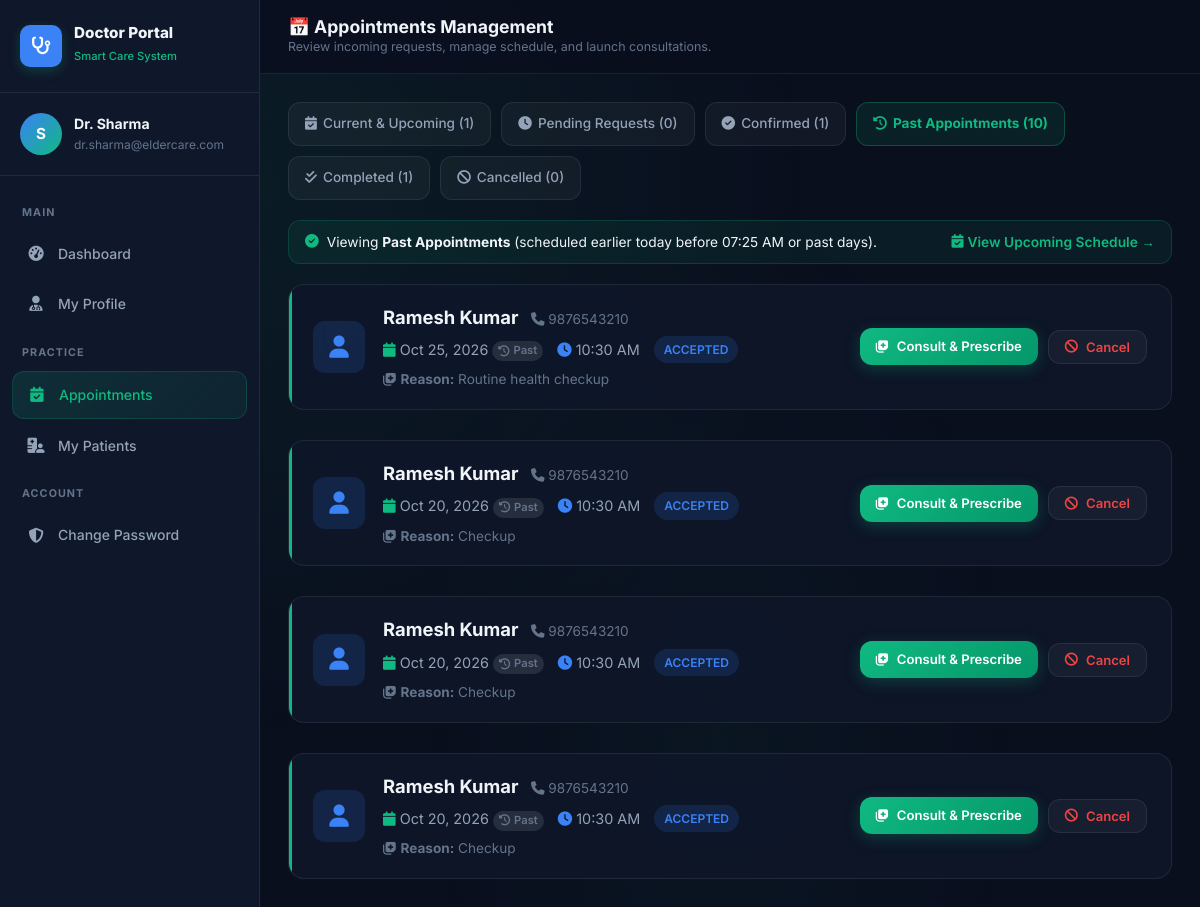
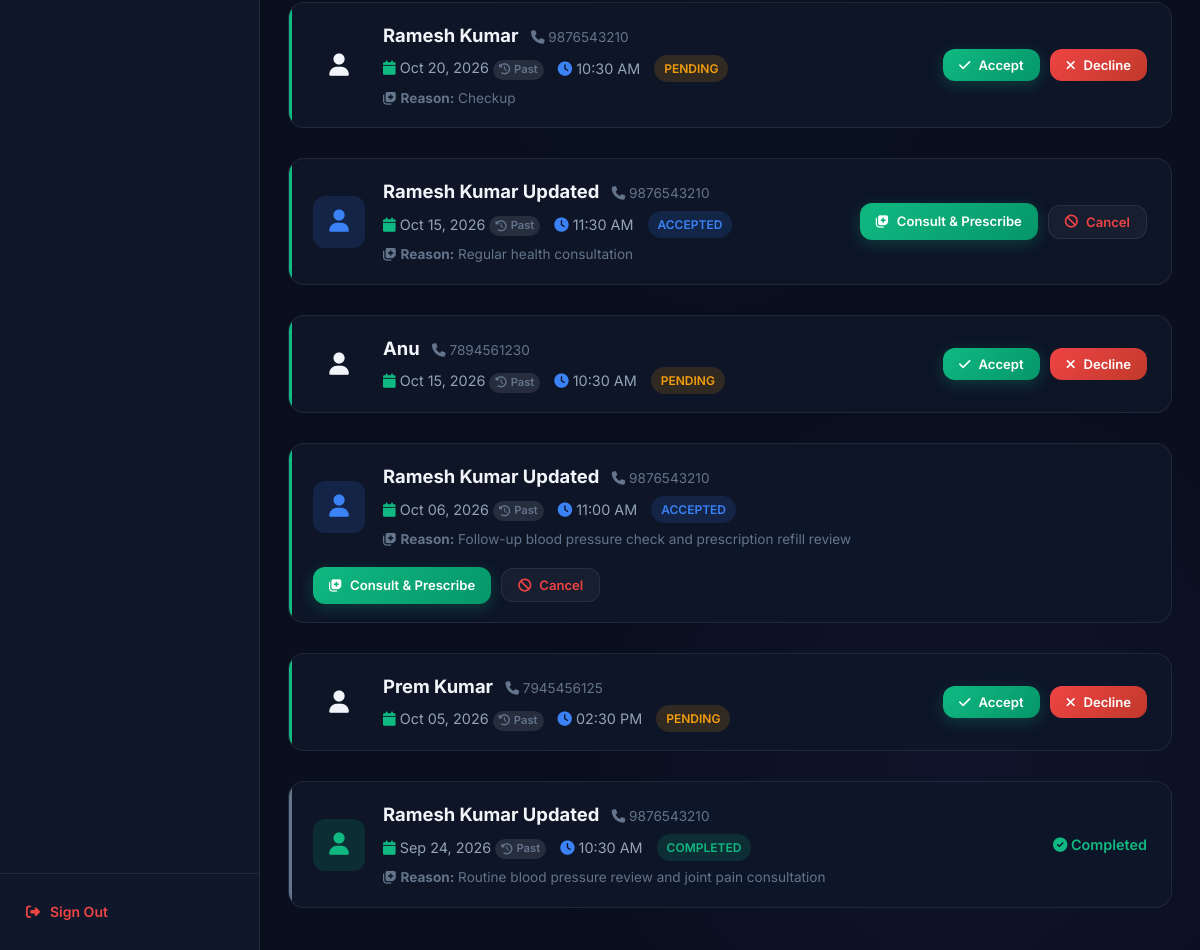
The page /users/doctor/appointments/?status=past (signed in) on the database its author committed (2 pictures, top to bottom).
### users/models.py (models this page shows, shortened)
class Appointment(models.Model):
    STATUS_CHOICES = [
        ('pending', 'Pending'),
        ('accepted', 'Accepted'),
        ('rejected', 'Rejected'),
        ('completed', 'Completed'),
        ('cancelled', 'Cancelled'),
    ]
    elderly = models.ForeignKey(User, on_delete=models.CASCADE, related_name='elderly_appointments')
    doctor = models.ForeignKey(User, on_delete=models.CASCADE, related_name='doctor_appointments')
    appointment_date = models.DateField()
    appointment_time = models.TimeField()
    reason = models.TextField(blank=True)
    status = models.CharField(max_length=20, choices=STATUS_CHOICES, default='pending')
    notes = models.TextField(blank=True)
    created_at = models.DateTimeField(auto_now_add=True)
    updated_at = models.DateTimeField(auto_now=True)
    class Meta:
        ordering = ['-appointment_date', '-appointment_time']

class ElderlyProfile(models.Model):
    GENDER_CHOICES = [
        ('Male', 'Male'),
        ('Female', 'Female'),
        ('Other', 'Other'),
        ('Prefer not to say', 'Prefer not to say'),
    ]
    user = models.OneToOneField(User, on_delete=models.CASCADE, related_name='elderly_profile')
    age = models.PositiveIntegerField(null=True, blank=True)
    gender = models.CharField(max_length=20, choices=GENDER_CHOICES, blank=True)
    phone = models.CharField(max_length=20, blank=True)
    address = models.TextField(blank=True)
    blood_group = models.CharField(max_length=10, blank=True)
    emergency_contact_name = models.CharField(max_length=100, blank=True)
    emergency_contact_phone = models.CharField(max_length=20, blank=True)
    created_at = models.DateTimeField(auto_now_add=True)

### users/views.py (the view)
    @login_required
    def wrapper(request, *args, **kwargs):
        if not hasattr(request.user, 'doctor_profile') and not (request.user.is_staff or request.user.is_superuser):
            messages.error(request, "Access restricted to doctor accounts.")
            return redirect('login_redirect')
        if hasattr(request.user, 'doctor_profile') and not request.user.doctor_profile.is_approved:
            request.user.doctor_profile.is_approved = True
            request.user.doctor_profile.save()
        return view_func(request, *args, **kwargs)

### users/templates/user/doctor-appointments.html (shortened to what this page needs)
{% load static %}
<!DOCTYPE html>
<html lang="en">
<head>
  <link rel="stylesheet" href="{% static 'css/main.css' %}?v=2.1" />
  <link rel="stylesheet" href="{% static 'css/dashboard.css' %}?v=2.1" />
  <link rel="stylesheet" href="{% static 'css/modules.css' %}?v=2.1" />
  <link rel="stylesheet" href="https://cdnjs.cloudflare.com/ajax/libs/font-awesome/6.5.1/css/all.min.css" />
</head>
<body>
  <div class="bg-gradient-mesh"></div>
  <div class="app-layout">
    <aside class="sidebar" id="sidebar">
      <div class="sidebar-header">
        <div class="sidebar-brand">
          <div class="sidebar-logo" style="background:var(--info); color:white;"><i class="fas fa-stethoscope"></i></div>
          <div class="sidebar-brand-text"><h3>Doctor Portal</h3><span>Smart Care System</span></div>
        </div>
      </div>
      <div class="sidebar-user">
        <div class="avatar" id="sidebar_avatar" style="width:42px;height:42px;font-size:0.95rem;background:linear-gradient(135deg,var(--info),var(--primary));color:white;display:flex;align-items:center;justify-content:center;border-radius:50%;font-weight:700;">
          {{ request.user.first_name|first|default:request.user.username|first|upper }}
        </div>
        <div class="sidebar-user-info">
          <div class="user-name">Dr. {{ request.user.get_full_name|default:request.user.username }}</div>
          <div class="user-email" style="font-size:0.75rem;color:var(--text-muted);">{{ request.user.email }}</div>
        </div>
      </div>
      <nav class="sidebar-nav">
        <span class="nav-section-label">Main</span>
        <a href="{% url 'doctor_dashboard' %}" class="nav-link"><span class="nav-icon"><i class="fas fa-gauge-high"></i></span>Dashboard</a>
        <a href="{% url 'doctor_profile' %}" class="nav-link"><span class="nav-icon"><i class="fas fa-user-doctor"></i></span>My Profile</a>
        <span class="nav-section-label">Practice</span>
        <a href="{% url 'doctor_appointments' %}" class="nav-link active"><span class="nav-icon"><i class="fas fa-calendar-check"></i></span>Appointments</a>
        <a href="{% url 'doctor_patients' %}" class="nav-link"><span class="nav-icon"><i class="fas fa-hospital-user"></i></span>My Patients</a>
        <span class="nav-section-label">Account</span>
        <a href="{% url 'change_password' %}" class="nav-link"><span class="nav-icon"><i class="fas fa-shield-alt"></i></span>Change Password</a>
      </nav>
      <div class="sidebar-footer">
        <a href="{% url 'logout' %}" class="sidebar-logout" style="display:flex;align-items:center;gap:10px;text-decoration:none;color:var(--danger);font-weight:600;"><span class="nav-icon"><i class="fas fa-right-from-bracket"></i></span>Sign Out</a>
      </div>
    </aside>
    <main class="main-content">
      <header class="topbar">
        <div class="topbar-left">
          <div class="topbar-title">
            <h2>📅 Appointments Management</h2>
            <p>Review incoming requests, manage schedule, and launch consultations.</p>
          </div>
        </div>
      </header>
      <div class="page-content">
        <div class="toolbar" style="margin-bottom: 20px; display:flex; gap:10px; flex-wrap:wrap;">
          <a href="{% url 'doctor_appointments' %}?status=upcoming" class="filter-btn {% if active_filter == 'upcoming' or active_filter == 'all' or not active_filter %}active{% endif %}">
            <i class="fas fa-calendar-check"></i> Current & Upcoming ({{ counts.total }})
          </a>
          <a href="{% url 'doctor_appointments' %}?status=pending" class="filter-btn {% if active_filter == 'pending' %}active{% endif %}">
            <i class="fas fa-clock"></i> Pending Requests ({{ counts.pending }})
          </a>
          <a href="{% url 'doctor_appointments' %}?status=accepted" class="filter-btn {% if active_filter == 'accepted' %}active{% endif %}">
            <i class="fas fa-check-circle"></i> Confirmed ({{ counts.accepted }})
          </a>
          <a href="{% url 'doctor_appointments' %}?status=past" class="filter-btn {% if active_filter == 'past' %}active{% endif %}">
            <i class="fas fa-history"></i> Past Appointments ({{ counts.past }})
          </a>
          <a href="{% url 'doctor_appointments' %}?status=completed" class="filter-btn {% if active_filter == 'completed' %}active{% endif %}">
            <i class="fas fa-check-double"></i> Completed ({{ counts.completed }})
          </a>
          <a href="{% url 'doctor_appointments' %}?status=cancelled" class="filter-btn {% if active_filter == 'cancelled' %}active{% endif %}">
            <i class="fas fa-ban"></i> Cancelled ({{ counts.cancelled }})
          </a>
        </div>
        <div style="margin-bottom:20px; padding:10px 16px; background:rgba(16,185,129,0.08); border:1px solid rgba(16,185,129,0.2); border-radius:var(--radius-md); display:flex; justify-content:space-between; align-items:center; flex-wrap:wrap; gap:10px; font-size:0.86rem;">
          <div style="display:flex; align-items:center; gap:8px; color:var(--text-primary);">
            <i class="fas fa-circle-check" style="color:var(--primary);"></i>
            <span>
              {% if active_filter == 'past' %}
                Viewing <strong>Past Appointments</strong> (scheduled earlier today before {{ current_time_str }} or past days).
              {% else %}
                Showing <strong>Current & Upcoming Appointments</strong> scheduled for <strong>today after {{ current_time_str }}</strong> and future dates.
              {% endif %}
            </span>
          </div>
          {% if counts.past > 0 and active_filter != 'past' %}
            <a href="{% url 'doctor_appointments' %}?status=past" style="color:var(--primary); font-weight:600; text-decoration:none; display:flex; align-items:center; gap:4px;">
              <i class="fas fa-history"></i> View {{ counts.past }} Past Appointment{{ counts.past|pluralize }} &rarr;
            </a>
          {% elif active_filter == 'past' %}
            <a href="{% url 'doctor_appointments' %}?status=upcoming" style="color:var(--primary); font-weight:600; text-decoration:none; display:flex; align-items:center; gap:4px;">
              <i class="fas fa-calendar-check"></i> View Upcoming Schedule &rarr;
            </a>
          {% endif %}
        </div>
        <div class="items-grid items-grid-1col" id="doc_appt_list">
          {% if appointments %}
            {% for a in appointments %}
              <div class="item-card {% if a.status == 'completed' %}card-muted{% endif %}" style="display:flex; justify-content:space-between; align-items:center; flex-wrap:wrap; gap:16px; padding:18px 24px; border:1px solid var(--bg-glass-border); border-radius:var(--radius-lg); background:var(--bg-card); margin-bottom:14px;">
                <div style="display:flex; gap:18px; align-items:center;">
                  <div class="item-icon {% if a.status == 'pending' %}stat-icon-yellow{% elif a.status == 'accepted' %}stat-icon-blue{% elif a.status == 'completed' %}stat-icon-green{% else %}stat-icon-red{% endif %}" style="width:52px;height:52px;font-size:1.4rem;display:flex;align-items:center;justify-content:center;border-radius:12px;">
                    <i class="fas fa-user"></i>
                  </div>
                  <div>
                    <div style="font-weight:700; font-size:1.15rem; color:var(--text-main); margin-bottom:4px;">
                      {{ a.elderly.get_full_name|default:a.elderly.username }}
                      {% if a.elderly.elderly_profile.phone %}
                        <span style="font-size:0.85rem; font-weight:normal; color:var(--text-muted); margin-left:8px;">
                          <i class="fas fa-phone"></i> {{ a.elderly.elderly_profile.phone }}
                        </span>
                      {% endif %}
                    </div>
                    <div style="font-size:0.9rem; color:var(--text-secondary); display:flex; gap:14px; align-items:center; flex-wrap:wrap;">
                      <span>
                        <i class="fas fa-calendar" style="color:var(--primary);"></i> {{ a.appointment_date|date:"M d, Y" }}
                        {% if a.appointment_date == today %}
                          <span class="badge badge-success" style="font-size:0.7rem; padding:1px 6px; font-weight:700;">
                            <i class="fas fa-bolt"></i> Today
                          </span>
                        {% elif a.appointment_date < today %}
                          <span class="badge" style="font-size:0.7rem; padding:1px 6px; background:rgba(255,255,255,0.1); color:var(--text-muted);">
                            <i class="fas fa-history"></i> Past
                          </span>
                        {% endif %}
                      </span>
                      <span><i class="fas fa-clock" style="color:var(--info);"></i> {{ a.appointment_time|time:"h:i A" }}</span>
                      <span class="badge {% if a.status == 'pending' %}badge-warning{% elif a.status == 'accepted' %}badge-info{% elif a.status == 'completed' %}badge-success{% else %}badge-danger{% endif %}" style="font-size:0.75rem; text-transform:uppercase; font-weight:600;">
                        {{ a.status }}
                      </span>
                    </div>
                    {% if a.reason %}
                      <div style="font-size:0.85rem; color:var(--text-muted); margin-top:6px;">
                        <i class="fas fa-notes-medical"></i> <strong>Reason:</strong> {{ a.reason }}
                      </div>
                    {% endif %}
                  </div>
                </div>
                <div style="display:flex; gap:10px; align-items:center;">
                  {% if a.status == 'pending' %}
                    <form method="POST" action="{% url 'doctor_appointment_action' a.id 'accept' %}" style="display:inline;">
                      <button type="submit" class="btn btn-primary btn-sm"><i class="fas fa-check"></i> Accept</button>
                    </form>
                    <form method="POST" action="{% url 'doctor_appointment_action' a.id 'reject' %}" style="display:inline;">
                      <button type="submit" class="btn btn-danger btn-sm"><i class="fas fa-times"></i> Decline</button>
                    </form>
                  {% elif a.status == 'accepted' %}
                    <a href="{% url 'doctor_consultation' a.id %}" class="btn btn-primary btn-sm"><i class="fas fa-notes-medical"></i> Consult & Prescribe</a>
                    <form method="POST" action="{% url 'doctor_appointment_action' a.id 'cancel' %}" style="display:inline;">
                      <button type="submit" class="btn btn-ghost btn-sm" onclick="return confirm('Cancel this appointment?');" style="color:var(--danger);"><i class="fas fa-ban"></i> Cancel</button>
                    </form>
                  {% elif a.status == 'completed' %}
                    <span style="color:var(--success); font-weight:600; font-size:0.9rem;"><i class="fas fa-check-circle"></i> Completed</span>
                  {% endif %}
                </div>
              </div>
            {% endfor %}
          {% endif %}
        </div>
      </div>
    </main>
  </div>
</body>
</html>

### rows shown on the page
Appointment: elderly.get_full_name "Ramesh Kumar", elderly.elderly_profile.phone "9876543210", appointment_date "Oct 25, 2026", shows "Past", appointment_time "10:30 AM", status "ACCEPTED", reason "Routine health checkup", shows "Consult & Prescribe"
Appointment: elderly.get_full_name "Ramesh Kumar", elderly.elderly_profile.phone "9876543210", appointment_date "Oct 20, 2026", shows "Past", appointment_time "10:30 AM", status "ACCEPTED", reason "Checkup", shows "Consult & Prescribe"
Appointment: elderly.get_full_name "Ramesh Kumar", elderly.elderly_profile.phone "9876543210", appointment_date "Oct 20, 2026", shows "Past", appointment_time "10:30 AM", status "ACCEPTED", reason "Checkup", shows "Consult & Prescribe"
Appointment: elderly.get_full_name "Ramesh Kumar", elderly.elderly_profile.phone "9876543210", appointment_date "Oct 20, 2026", shows "Past", appointment_time "10:30 AM", status "ACCEPTED", reason "Checkup", shows "Consult & Prescribe"
Appointment: elderly.get_full_name "Ramesh Kumar", elderly.elderly_profile.phone "9876543210", appointment_date "Oct 20, 2026", shows "Past", appointment_time "10:30 AM", status "PENDING", reason "Checkup", shows "Accept"
Appointment: elderly.get_full_name "Ramesh Kumar Updated", elderly.elderly_profile.phone "9876543210", appointment_date "Oct 15, 2026", shows "Past", appointment_time "11:30 AM", status "ACCEPTED", reason "Regular health consultation", shows "Consult & Prescribe"
Appointment: elderly.get_full_name "Anu", elderly.elderly_profile.phone "7894561230", appointment_date "Oct 15, 2026", shows "Past", appointment_time "10:30 AM", status "PENDING", shows "Accept"
Appointment: elderly.get_full_name "Ramesh Kumar Updated", elderly.elderly_profile.phone "9876543210", appointment_date "Oct 06, 2026", shows "Past", appointment_time "11:00 AM", status "ACCEPTED", reason "Follow-up blood pressure check and prescription refill review", shows "Consult & Prescribe"
Appointment: elderly.get_full_name "Prem Kumar", elderly.elderly_profile.phone "7945456125", appointment_date "Oct 05, 2026", shows "Past", appointment_time "02:30 PM", status "PENDING", shows "Accept"
Appointment: elderly.get_full_name "Ramesh Kumar Updated", elderly.elderly_profile.phone "9876543210", appointment_date "Sep 24, 2026", shows "Past", appointment_time "10:30 AM", status "COMPLETED", reason "Routine blood pressure review and joint pain consultation", shows "Completed"

### other values the page prints
{{ request.user.get_full_name|default:request.user.username }} "Sharma"
{{ request.user.email }} "dr.sharma@eldercare.com"
{{ counts.total }} "1"
{{ counts.pending }} "0"
{{ counts.accepted }} "1"
{{ counts.past }} "10"
{{ counts.completed }} "1"
{{ counts.cancelled }} "0"
{{ current_time_str }} "07:25 AM"
